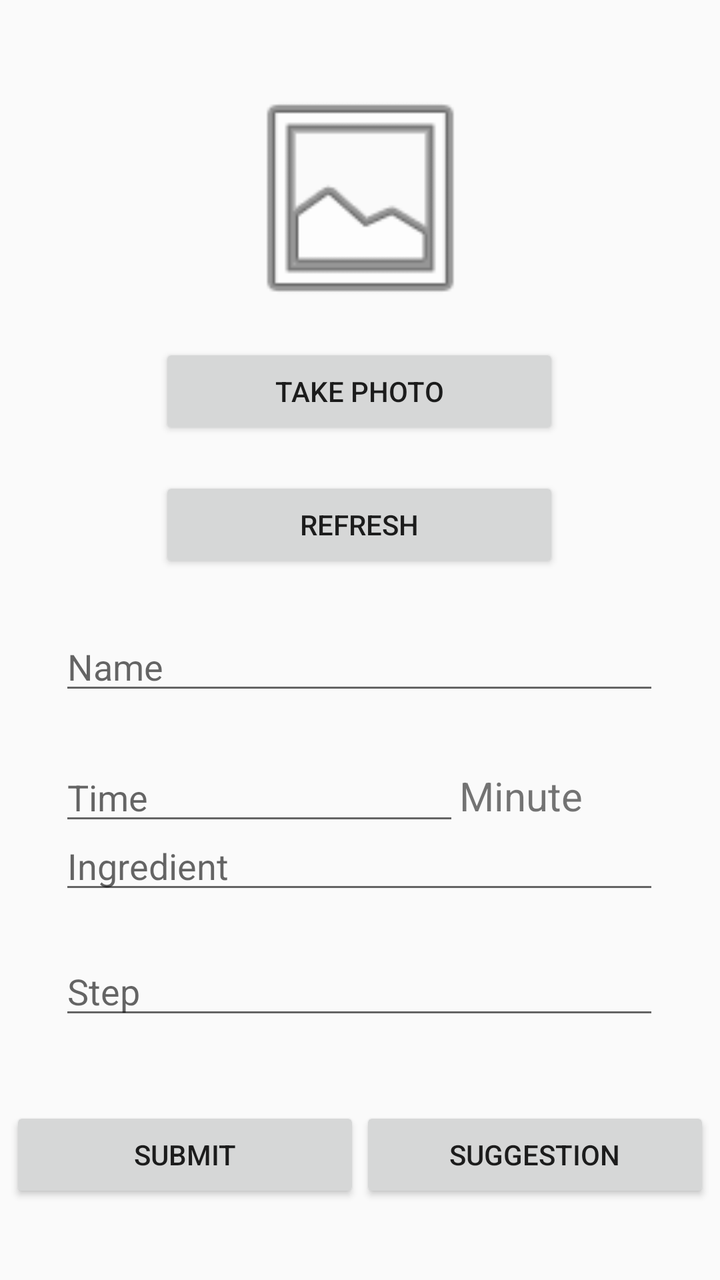
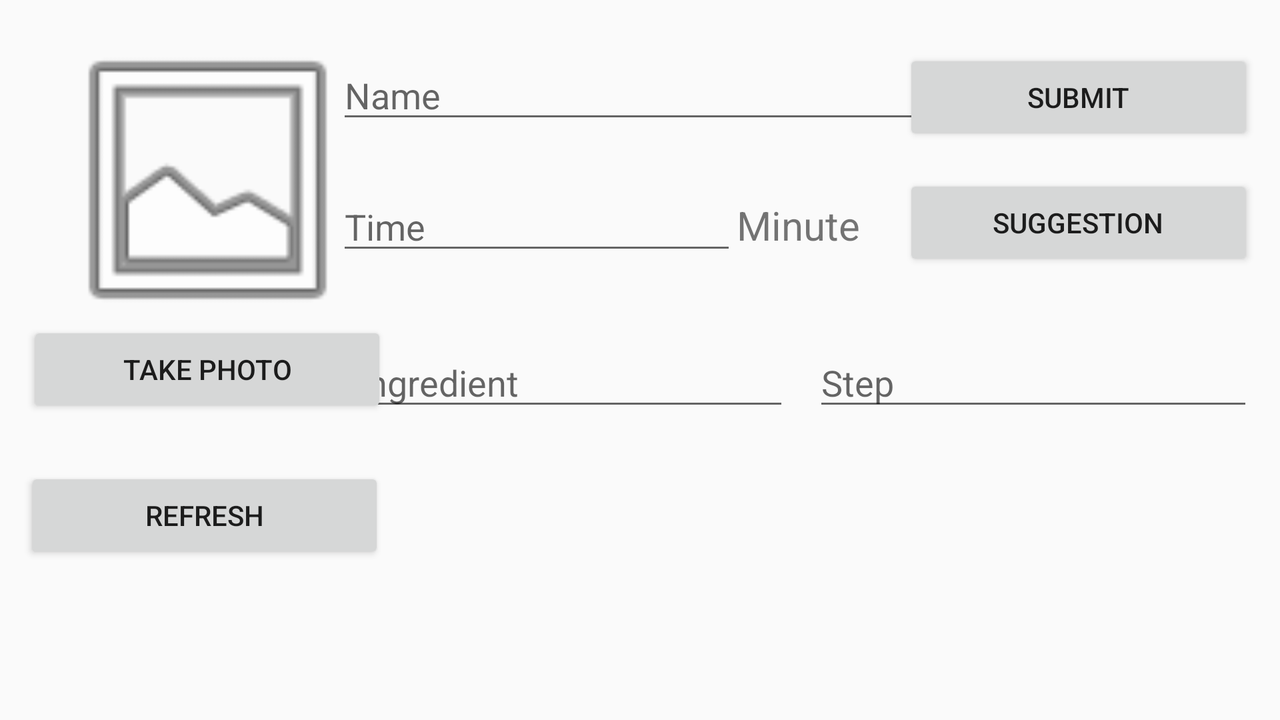

Compare how this app lays out the same screen by default and in its alternative resource folder. The renders come first, then the two layout files and the values they reference.
<!-- AndroidManifest.xml: application theme AppTheme -->
<!-- res/layout/recipe_add_fragment.xml -->
<?xml version="1.0" encoding="utf-8"?>
<androidx.constraintlayout.widget.ConstraintLayout
    xmlns:android="http://schemas.android.com/apk/res/android"
    xmlns:app="http://schemas.android.com/apk/res-auto"
    xmlns:tools="http://schemas.android.com/tools"
    android:layout_width="match_parent"
    android:layout_height="match_parent">

    <EditText
        android:id="@+id/edt_name"
        android:layout_width="300sp"
        android:layout_height="wrap_content"
        android:ems="10"
        android:hint="@string/name"
        android:inputType="textPersonName"
        app:layout_constraintBottom_toBottomOf="parent"
        app:layout_constraintEnd_toEndOf="parent"
        app:layout_constraintHorizontal_bias="0.495"
        app:layout_constraintStart_toStartOf="parent"
        app:layout_constraintTop_toBottomOf="@+id/refresh_photo"
        app:layout_constraintVertical_bias="0.079" />

    <EditText
        android:id="@+id/edt_step"
        android:layout_width="300sp"
        android:layout_height="wrap_content"
        android:ems="10"
        android:hint="@string/step"
        android:inputType="textMultiLine"
        app:layout_constraintBottom_toBottomOf="parent"
        app:layout_constraintEnd_toEndOf="parent"
        app:layout_constraintHorizontal_bias="0.495"
        app:layout_constraintStart_toStartOf="parent"
        app:layout_constraintTop_toBottomOf="@+id/edt_ingredient"
        app:layout_constraintVertical_bias="0.145" />

    <EditText
        android:id="@+id/edt_ingredient"
        android:layout_width="300sp"
        android:layout_height="wrap_content"
        android:layout_marginBottom="204dp"
        android:ems="10"
        android:hint="@string/ingredient"
        android:inputType="textMultiLine"
        app:layout_constraintBottom_toBottomOf="parent"
        app:layout_constraintEnd_toEndOf="parent"
        app:layout_constraintHorizontal_bias="0.495"
        app:layout_constraintStart_toStartOf="parent"
        app:layout_constraintTop_toBottomOf="@+id/linearLayout"
        app:layout_constraintVertical_bias="0.317" />

    <LinearLayout
        android:layout_width="350sp"
        android:layout_height="wrap_content"
        app:layout_constraintBottom_toBottomOf="parent"
        app:layout_constraintEnd_toEndOf="parent"
        app:layout_constraintStart_toStartOf="parent"
        app:layout_constraintTop_toBottomOf="@+id/edt_step">

        <Button
            android:id="@+id/submit"
            android:layout_width="175sp"
            android:layout_height="wrap_content"
            android:text="@string/submit" />

        <Button
            android:id="@+id/suggest"
            android:layout_width="175sp"
            android:layout_height="wrap_content"
            android:text="@string/suggestion" />

    </LinearLayout>

    <Button
        android:id="@+id/take_photo"
        android:layout_width="200sp"
        android:layout_height="wrap_content"
        android:text="@string/camera"
        app:layout_constraintBottom_toBottomOf="parent"
        app:layout_constraintEnd_toEndOf="parent"
        app:layout_constraintHorizontal_bias="0.497"
        app:layout_constraintStart_toStartOf="parent"
        app:layout_constraintTop_toBottomOf="@+id/recipe_photo_taken"
        app:layout_constraintVertical_bias="0.025" />

    <Button
        android:id="@+id/refresh_photo"
        android:layout_width="200sp"
        android:layout_height="wrap_content"
        android:layout_marginTop="10dp"
        android:text="@string/refresh_photo"
        app:layout_constraintBottom_toBottomOf="parent"
        app:layout_constraintEnd_toEndOf="parent"
        app:layout_constraintHorizontal_bias="0.497"
        app:layout_constraintStart_toStartOf="parent"
        app:layout_constraintTop_toBottomOf="@+id/take_photo"
        app:layout_constraintVertical_bias="0.024" />

    <LinearLayout
        android:id="@+id/linearLayout"
        android:layout_width="300sp"
        android:layout_height="wrap_content"
        app:layout_constraintBottom_toBottomOf="parent"
        app:layout_constraintEnd_toEndOf="parent"
        app:layout_constraintHorizontal_bias="0.495"
        app:layout_constraintStart_toStartOf="parent"
        app:layout_constraintTop_toBottomOf="@+id/edt_name"
        app:layout_constraintVertical_bias="0.097">

        <EditText
            android:id="@+id/edt_time"
            android:layout_width="200sp"
            android:layout_height="wrap_content"
            android:ems="10"
            android:hint="@string/time"
            android:inputType="textEmailAddress"
            app:layout_constraintBottom_toBottomOf="parent"
            app:layout_constraintEnd_toEndOf="parent"
            app:layout_constraintHorizontal_bias="0.502"
            app:layout_constraintStart_toStartOf="parent"
            app:layout_constraintTop_toTopOf="parent"
            app:layout_constraintVertical_bias="0.297" />

        <TextView
            android:id="@+id/textView"
            android:layout_width="100sp"
            android:layout_height="wrap_content"
            android:text="@string/minute"
            android:textSize="20sp" />

    </LinearLayout>

    <ImageView
        android:id="@+id/recipe_photo_taken"
        android:layout_width="139dp"
        android:layout_height="124dp"
        app:layout_constraintBottom_toBottomOf="parent"
        app:layout_constraintEnd_toEndOf="parent"
        app:layout_constraintStart_toStartOf="parent"
        app:layout_constraintTop_toTopOf="parent"
        app:layout_constraintVertical_bias="0.072"
        app:srcCompat="@android:drawable/ic_menu_gallery" />

</androidx.constraintlayout.widget.ConstraintLayout>
<!-- resources referenced by this layout -->
<resources>
  <string name="camera">Take Photo</string>
  <string name="ingredient">Ingredient</string>
  <string name="minute">Minute</string>
  <string name="name">Name</string>
  <string name="refresh_photo">Refresh</string>
  <string name="step">Step</string>
  <string name="submit">Submit</string>
  <string name="suggestion">Suggestion</string>
  <string name="time">Time</string>
  <style name="AppTheme" parent="Theme.AppCompat.Light.DarkActionBar">
          
          <item name="colorPrimary">@color/colorPrimaryDark</item>
          <item name="colorPrimaryDark">@color/colorPrimary</item>
          <item name="colorAccent">@color/colorAccent</item>
      </style>
  <color name="colorPrimaryDark">#FFC7C7</color>
  <color name="colorPrimary">#FFE2E2</color>
  <color name="colorAccent">#8785A2</color>
</resources>
<!-- res/layout-land/recipe_add_fragment.xml (the author's variant of the layout above) -->
<!-- drawn on the phone turned sideways -->
<?xml version="1.0" encoding="utf-8"?>
<androidx.constraintlayout.widget.ConstraintLayout
    xmlns:android="http://schemas.android.com/apk/res/android"
    xmlns:app="http://schemas.android.com/apk/res-auto"
    xmlns:tools="http://schemas.android.com/tools"
    android:layout_width="match_parent"
    android:layout_height="match_parent">

    <EditText
        android:id="@+id/edt_name"
        android:layout_width="300sp"
        android:layout_height="wrap_content"
        android:ems="10"
        android:hint="@string/name"
        android:inputType="textPersonName"
        app:layout_constraintBottom_toBottomOf="parent"
        app:layout_constraintEnd_toEndOf="parent"
        app:layout_constraintHorizontal_bias="0.495"
        app:layout_constraintStart_toStartOf="parent"
        app:layout_constraintTop_toTopOf="parent"
        app:layout_constraintVertical_bias="0.079" />

    <ScrollView
        android:id="@+id/scrollView2"
        android:layout_width="220sp"
        android:layout_height="wrap_content"
        app:layout_constraintBottom_toBottomOf="parent"
        app:layout_constraintEnd_toEndOf="parent"
        app:layout_constraintHorizontal_bias="0.968"
        app:layout_constraintStart_toStartOf="parent"
        app:layout_constraintTop_toBottomOf="@+id/linearLayout"
        app:layout_constraintVertical_bias="0.196">

        <EditText
            android:id="@+id/edt_step"
            android:layout_width="220sp"
            android:layout_height="wrap_content"
            android:ems="10"
            android:hint="@string/step"
            android:inputType="textMultiLine"
            app:layout_constraintBottom_toBottomOf="parent"
            app:layout_constraintEnd_toEndOf="parent"
            app:layout_constraintStart_toStartOf="parent"
            app:layout_constraintTop_toBottomOf="parent"
            app:layout_constraintVertical_bias="0.275" />

    </ScrollView>

    <ScrollView
        android:id="@+id/scrollView4"
        android:layout_width="220sp"
        android:layout_height="wrap_content"
        app:layout_constraintBottom_toBottomOf="parent"
        app:layout_constraintEnd_toEndOf="parent"
        app:layout_constraintHorizontal_bias="0.416"
        app:layout_constraintStart_toStartOf="parent"
        app:layout_constraintTop_toBottomOf="@+id/linearLayout"
        app:layout_constraintVertical_bias="0.196">

        <EditText
            android:id="@+id/edt_ingredient"
            android:layout_width="220sp"
            android:layout_height="wrap_content"
            android:ems="10"
            android:hint="@string/ingredient"
            android:inputType="textMultiLine"
            app:layout_constraintBottom_toBottomOf="parent"
            app:layout_constraintEnd_toEndOf="parent"
            app:layout_constraintHorizontal_bias="0.498"
            app:layout_constraintStart_toStartOf="parent"
            app:layout_constraintTop_toBottomOf="parent"
            app:layout_constraintVertical_bias="0.164" />

    </ScrollView>

    <Button
        android:id="@+id/submit"
        android:layout_width="175sp"
        android:layout_height="wrap_content"
        android:text="@string/submit"
        app:layout_constraintBottom_toBottomOf="parent"
        app:layout_constraintEnd_toEndOf="parent"
        app:layout_constraintHorizontal_bias="0.971"
        app:layout_constraintStart_toStartOf="parent"
        app:layout_constraintTop_toTopOf="parent"
        app:layout_constraintVertical_bias="0.079" />

    <Button
        android:id="@+id/suggest"
        android:layout_width="175sp"
        android:layout_height="wrap_content"
        android:text="@string/suggestion"
        app:layout_constraintBottom_toBottomOf="parent"
        app:layout_constraintEnd_toEndOf="parent"
        app:layout_constraintHorizontal_bias="0.971"
        app:layout_constraintStart_toStartOf="parent"
        app:layout_constraintTop_toTopOf="@+id/submit"
        app:layout_constraintVertical_bias="0.218" />

    <Button
        android:id="@+id/take_photo"
        android:layout_width="180dp"
        android:layout_height="wrap_content"
        android:text="@string/camera"
        app:layout_constraintBottom_toBottomOf="parent"
        app:layout_constraintEnd_toEndOf="parent"
        app:layout_constraintHorizontal_bias="0.03"
        app:layout_constraintStart_toStartOf="parent"
        app:layout_constraintTop_toTopOf="parent"
        app:layout_constraintVertical_bias="0.515" />

    <Button
        android:id="@+id/refresh_photo"
        android:layout_width="180dp"
        android:layout_height="wrap_content"
        android:text="@string/refresh_photo"
        app:layout_constraintBottom_toBottomOf="parent"
        app:layout_constraintEnd_toEndOf="parent"
        app:layout_constraintHorizontal_bias="0.027"
        app:layout_constraintStart_toStartOf="parent"
        app:layout_constraintTop_toBottomOf="@+id/take_photo"
        app:layout_constraintVertical_bias="0.242" />

    <LinearLayout
        android:id="@+id/linearLayout"
        android:layout_width="300sp"
        android:layout_height="wrap_content"
        app:layout_constraintBottom_toBottomOf="parent"
        app:layout_constraintEnd_toEndOf="parent"
        app:layout_constraintHorizontal_bias="0.495"
        app:layout_constraintStart_toStartOf="parent"
        app:layout_constraintTop_toBottomOf="@+id/edt_name"
        app:layout_constraintVertical_bias="0.097">

        <EditText
            android:id="@+id/edt_time"
            android:layout_width="200sp"
            android:layout_height="wrap_content"
            android:ems="10"
            android:hint="@string/time"
            android:inputType="textEmailAddress"
            app:layout_constraintBottom_toBottomOf="parent"
            app:layout_constraintEnd_toEndOf="parent"
            app:layout_constraintHorizontal_bias="0.502"
            app:layout_constraintStart_toStartOf="parent"
            app:layout_constraintTop_toTopOf="parent"
            app:layout_constraintVertical_bias="0.297" />

        <TextView
            android:id="@+id/textView"
            android:layout_width="100sp"
            android:layout_height="wrap_content"
            android:text="@string/minute"
            android:textSize="20sp" />

    </LinearLayout>

    <ImageView
        android:id="@+id/recipe_photo_taken"
        android:layout_width="183dp"
        android:layout_height="158dp"
        app:layout_constraintBottom_toBottomOf="parent"
        app:layout_constraintEnd_toEndOf="parent"
        app:layout_constraintHorizontal_bias="0.027"
        app:layout_constraintStart_toStartOf="parent"
        app:layout_constraintTop_toTopOf="parent"
        app:layout_constraintVertical_bias="0.055"
        app:srcCompat="@android:drawable/ic_menu_gallery" />

</androidx.constraintlayout.widget.ConstraintLayout>
